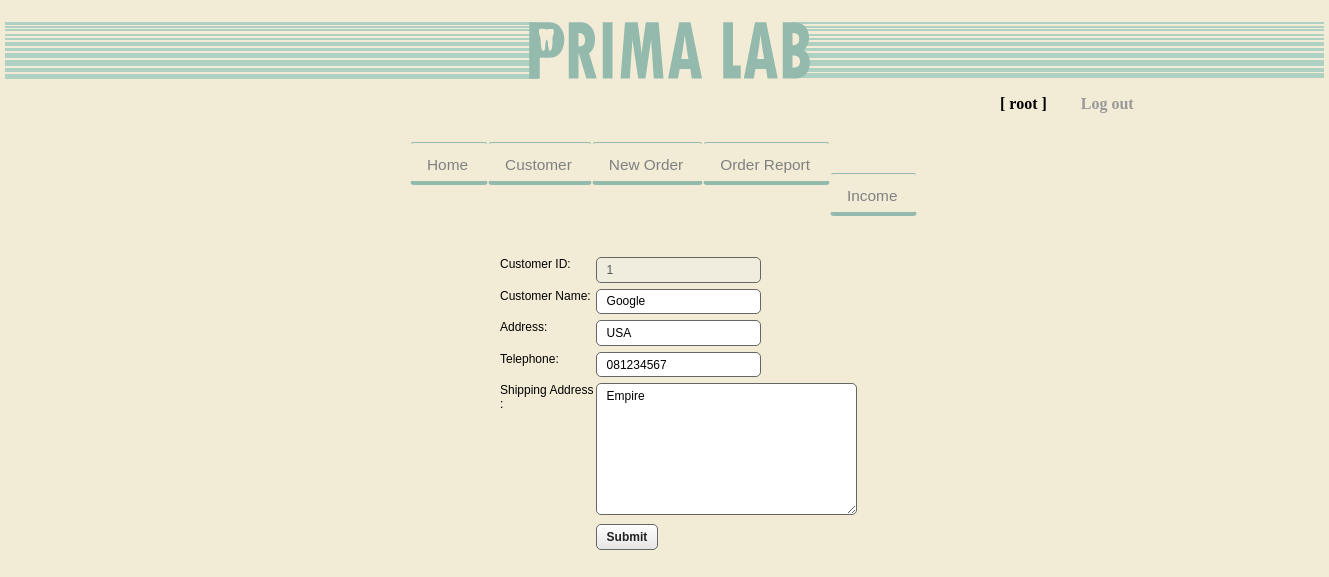
The app's page /Site/edit-customer.php?cus_id=1 (signed in) with its own data.
### tables this page shows
CREATE TABLE `customer` (
  `cus_id` int(11) NOT NULL auto_increment,
  `customer_name` varchar(50) default NULL,
  `customer_address` varchar(80) default NULL,
  `customer_tel` varchar(15) NOT NULL,
  `shipping_address` varchar(80) default NULL,
  PRIMARY KEY  (`cus_id`)
);

### Site/edit-customer.php (the view, shortened to what this page needs)
<!DOCTYPE html PUBLIC "-//W3C//DTD XHTML 1.0 Strict//EN" "http://www.w3.org/TR/xhtml1/DTD/xhtml1-strict.dtd">
<html xmlns="http://www.w3.org/1999/xhtml">
<head>
<link href="css/reset.css" rel="stylesheet" type="text/css"/>
<link href="css/mian.css" rel="stylesheet" type="text/css" />
<link href="css/idealForms/idealForms.css" rel="stylesheet" type="text/css" media="screen"/>
<link href="css/idealForms/idealForms-theme-sapphire.css" rel="stylesheet" type="text/css" media="screen"/>
</head>
<body>
<div id="wrapper-main">
	<div id="logo-left" class="left"></div>
	<div id="wrapper-logo-main" class="left"></div>
	<div id="logo-right" class="left"></div>
</div>
   <?PHP
   	if(!isset($_SESSION['username']))
	{
		echo "<script>alert('Please Login');window.location='login.php';</script>"
	?>
   <?php
   }else
   {
   ?>
<div id="login-box">
	<ul>
		<li>[ <?PHP echo $_SESSION['username']?> ]</li>
		<a href="logout.php"><li>Log out</li></a>
	</ul>
</div>
<?php } ?>
<div id="wrapper-menu">
<div id="top_navigation">
	<ul class="nav">
		<li><a href="index.php">Home</a></li>
		<li><a href="customer.php">Customer</a></li>
		<li><a href="new-order.php">New Order</a></li>
		<li><a href="order-history.php">Order Report</a></li>
		<li><a href="report.php">Income</a></li>
	</ul>
</div>
</div>
<div id="wrapper-form-1">
		<?php
			$cus_id  = $_GET['cus_id'];
			$sql   = "select * FROM customer WHERE cus_id = '$cus_id' ";
			$query = mysql_query($sql) or die(mysql_error().": $sql");
			$row   = mysql_fetch_array($query);
		?>
		<form action="edit-customer-save.php" method="post" name="form1">
			<div class="idealWrap">
				<label>Customer ID:</label>
				<input name="cus-id" type="text" id="cus-id" value="<?php echo $row['cus_id']?>" disabled="disabled"/>
			</div>
			<div class="idealWrap">
				<label>Customer Name:</label>
				<input name="cus-name" type="text" id="cus-name" value="<?php echo $row['customer_name']?>"/>
			</div>
			<div class="idealWrap">
				<label>Address:</label>
				<input name="address" type="text" id="address" value="<?php echo $row['customer_address']?>"/>
			</div>
			<div class="idealWrap">
				<label>Telephone:</label>
				<input name="tel-number" type="text" id="tel-number" value="<?php echo $row['customer_tel']?>"/>
			</div>
			<div class="idealWrap">
				<label>Shipping Address :</label>
				<textarea name="shipping" id="shipping"><?php echo $row['shipping_address']?></textarea>
			</div>
			<div class="idealWrap">
				<label>&nbsp;</label>
			</div>
		</form>
</div>
</body>
</html>

### Site/css/mian.css (style rules this page uses)
body { background-color: #F2ECD6; }
.left { float: left; }
#wrapper-logo-main { background-image: url(../images/logo_main.png); margin-top: 20px; background-repeat: no-repeat; height: 60px; width: 639px; margin-left: 0px; margin-right: auto; margin-bottom: auto; }
#wrapper-main { height: 80px; margin-right: auto; margin-left: auto; width: 1319px; }
#logo-left { height: 60px; width: 340px; margin-top: 20px; background-image: url(../images/bg.png); background-repeat: repeat-x; }
#logo-right { height: 60px; width: 340px; margin-top: 20px; background-image: url(../images/bg_right.png); background-repeat: repeat-x; }
#login-box { height: 30px; padding-top: 10px; width: 250px; margin-left: 1000px; color: #000; font-weight: bold; }
#login-box ul a { color: #999; text-decoration: none; }
#login-box ul li { display: inline; margin-right: 30px; }
#wrapper-menu { height: 80px; display: inline-block; list-style-type: none; margin-top: 10px; width: 650px; margin-right: auto; padding-left: 150px; padding-top: 5px; margin-left: 250px; }
#wrapper-menu ul li { display: inline; margin-right: 60px; margin-top: auto; margin-bottom: auto; }
#wrapper-form-1 { width: 500px; padding-top: 10px; margin-left: 500px; margin-right: auto; }
* { margin : 0; padding : 0; list-style : none; text-decoration : none; line-height : 27px; }
#top_navigation { background : transparent; width: 800px; height : 77px; list-style : none; margin-top : 7px; margin-bottom : 11px; width : 100%; }
ul.nav { background : transparent; width: 800px; height : 57px; line-height : 31px; list-style : none; padding : 0 10px; font-size : 14px; }
ul.nav li { display : inline; padding : 0; background : transparent; }
ul.nav a { background : transparent; height : 20px; font-size : 1.1em; color : #808080; float : left; padding : 8px 19px 10px 16px; text-decoration : none; border-top: 1px solid #94BAAD; border-bottom : 4px solid #94BAAD; border-left : 1px solid transparent; border-right : 1px solid transparent; border-radius : 4px; -moz-border-radius : 4px; -webkit-border-radius: 4px; font-family: Arial, Helvetica, sans-serif; }

### Site/css/idealForms/idealForms.css (style rules this page uses)
form { margin: 2em 0; }
form * { font: normal 12px Arial }
textarea, input[type="text"], input[type="password"] { width: 12em; }
textarea, input[type="text"], input[type="password"], ul.idealSelect li, a.button { padding: .4em .8em; }
textarea { width: 20em; height: 10em; overflow: auto; }
form div.idealWrap, form div.idealWrap p { margin: .5em 0; }
form div.idealWrap > label { width: 8em; float: left; }
.button, ul.idealSelect div li, ul.idealSelect ul, input[type="text"], input[type="password"], textarea { border-radius: 5px; -moz-border-radius: 5px; -webkit-border-radius: 5px; }
.button, textarea, ul.idealSelect div li, ul.idealSelect ul, input[type="text"], input[type="password"], label input[type="radio"] + span, label input[type="checkbox"] + span, ul.idealSelect:hover ul, ul.idealSelect ul li:last-child, ul.idealSelect div.menuOpen li, ul.idealSelect.menuOpen div li { border-radius: 0\9; }

### Site/css/idealForms/idealForms-theme-sapphire.css (style rules this page uses)
textarea, input[type="text"], input[type="password"] { border:1px solid #666; }

### records on screen
customer: cus-id "1", cus-name "Google", address "USA", tel-number "081234567", shipping "Empire"

### other values on screen
$_SESSION['username'] "root"
